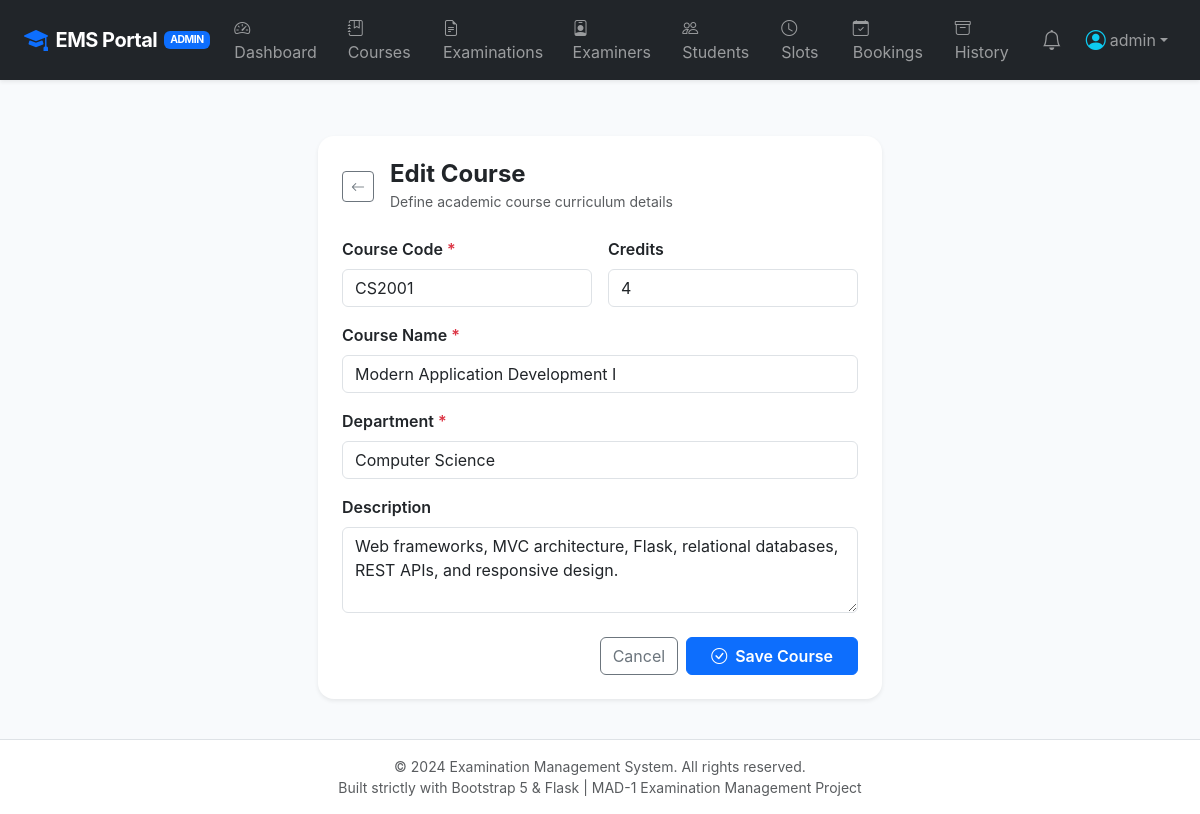
/admin/courses/1/edit (signed in), run on the app's committed database.
### application/models.py (models this page shows, shortened)
class User(UserMixin, db.Model):
    __tablename__ = 'users'
    id = db.Column(db.Integer, primary_key=True)
    username = db.Column(db.String(80), unique=True, nullable=False, index=True)
    email = db.Column(db.String(120), unique=True, nullable=False, index=True)
    password_hash = db.Column(db.String(255), nullable=False)
    role = db.Column(db.String(20), nullable=False)  # 'admin', 'examiner', 'student'
    created_at = db.Column(db.DateTime, default=datetime.utcnow)
    examiner_profile = db.relationship('ExaminerProfile', backref='user', uselist=False, cascade='all, delete-orphan')
    student_profile = db.relationship('StudentProfile', backref='user', uselist=False, cascade='all, delete-orphan')
    notifications = db.relationship('Notification', backref='user', lazy='dynamic', cascade='all, delete-orphan')
    @property
    def is_admin(self):
        return self.role == 'admin'
    @property
    def is_student(self):
        return self.role == 'student'

class Course(db.Model):
    __tablename__ = 'courses'
    id = db.Column(db.Integer, primary_key=True)
    code = db.Column(db.String(20), unique=True, nullable=False, index=True)
    name = db.Column(db.String(150), nullable=False)
    description = db.Column(db.Text, nullable=True)
    department = db.Column(db.String(100), nullable=False)
    credits = db.Column(db.Integer, default=4)
    created_at = db.Column(db.DateTime, default=datetime.utcnow)
    examinations = db.relationship('Examination', backref='course', lazy='dynamic', cascade='all, delete-orphan')

### application/controllers/admin.py (the view, shortened to what this page needs)
@admin_bp.route('/courses/<int:course_id>/edit', methods=['GET', 'POST'])
def edit_course(course_id):
    course = Course.query.get_or_404(course_id)
    return render_template('admin/course_form.html', action='Edit', course=course)

### application/__init__.py (called while the page is built)
@login_manager.user_loader
def load_user(user_id):
    try:
        return User.query.get(int(user_id))
    except (TypeError, ValueError):
        return None

### application/controllers/admin.py (called while the page is built)
@admin_bp.before_request
@login_required
@admin_required
def check_admin():
    pass

### application/templates/admin/course_form.html (shortened to what this page needs)
{% extends "base.html" %}
{% block content %}
<div class="row justify-content-center py-4">
    <div class="col-md-8 col-lg-6">
        <div class="card border-0 shadow-sm rounded-4 bg-white">
            <div class="card-header bg-transparent border-0 pt-4 px-4 pb-0">
                <div class="d-flex align-items-center">
                    <a href="{{ url_for('admin.courses') }}" class="btn btn-outline-secondary btn-sm me-3">
                        <i class="bi bi-arrow-left"></i>
                    </a>
                    <div>
                        <h4 class="fw-bold mb-0 text-dark">{{ action }} Course</h4>
                        <small class="text-muted">Define academic course curriculum details</small>
                    </div>
                </div>
            </div>
            <div class="card-body p-4">
                <form method="POST" class="needs-validation" novalidate>
                    <div class="row g-3 mb-3">
                        <div class="col-sm-6">
                            <label for="code" class="form-label fw-semibold">Course Code <span class="text-danger">*</span></label>
                            <input type="text" class="form-control text-uppercase" id="code" name="code" value="{{ course.code if course else '' }}" placeholder="e.g. CS2001" required>
                        </div>
                        <div class="col-sm-6">
                            <label for="credits" class="form-label fw-semibold">Credits</label>
                            <input type="number" class="form-control" id="credits" name="credits" value="{{ course.credits if course else 4 }}" min="1" max="12">
                        </div>
                    </div>
                    <div class="mb-3">
                        <label for="name" class="form-label fw-semibold">Course Name <span class="text-danger">*</span></label>
                        <input type="text" class="form-control" id="name" name="name" value="{{ course.name if course else '' }}" placeholder="e.g. Modern Application Development I" required>
                    </div>
                    <div class="mb-3">
                        <label for="department" class="form-label fw-semibold">Department <span class="text-danger">*</span></label>
                        <input type="text" class="form-control" id="department" name="department" value="{{ course.department if course else '' }}" placeholder="e.g. Computer Science and Engineering" required>
                    </div>
                    <div class="mb-4">
                        <label for="description" class="form-label fw-semibold">Description</label>
                        <textarea class="form-control" id="description" name="description" rows="3" placeholder="Brief outline of syllabus or course objectives">{{ course.description if course else '' }}</textarea>
                    </div>
                    <div class="d-flex justify-content-end gap-2">
                        <a href="{{ url_for('admin.courses') }}" class="btn btn-outline-secondary">Cancel</a>
                        <button type="submit" class="btn btn-primary px-4 fw-semibold">
                            <i class="bi bi-check-circle me-1"></i> Save Course
                        </button>
                    </div>
                </form>
            </div>
        </div>
    </div>
</div>
{% endblock %}

### application/templates/base.html (shortened to what this page needs)
<!DOCTYPE html>
<html lang="en">
<head>
    <link href="https://cdn.jsdelivr.net/npm/bootstrap@5.3.3/dist/css/bootstrap.min.css" rel="stylesheet">
    <link rel="stylesheet" href="https://cdn.jsdelivr.net/npm/bootstrap-icons@1.11.3/font/bootstrap-icons.min.css">
    <link rel="stylesheet" href="{{ url_for('static', filename='css/style.css') }}">
</head>
<body>
    <nav class="navbar navbar-expand-lg navbar-dark bg-dark sticky-top shadow-sm py-2">
        <div class="container-fluid px-lg-4">
            <a class="navbar-brand d-flex align-items-center" href="{{ url_for('auth.index') }}">
                <i class="bi bi-mortarboard-fill text-primary me-2 fs-4"></i>
                <span>EMS Portal</span>
                {% if current_user.is_authenticated %}
                    <span class="badge bg-primary brand-badge text-uppercase">{{ current_user.role }}</span>
                {% endif %}
            </a>
            <div class="collapse navbar-collapse" id="emsNavbar">
                <ul class="navbar-nav me-auto mb-2 mb-lg-0">
                    {% if current_user.is_authenticated %}
                        {% if current_user.is_admin %}
                            <li class="nav-item">
                                <a class="nav-link" href="{{ url_for('admin.dashboard') }}"><i class="bi bi-speedometer2 me-1"></i> Dashboard</a>
                            </li>
                            <li class="nav-item">
                                <a class="nav-link" href="{{ url_for('admin.courses') }}"><i class="bi bi-journal-bookmark me-1"></i> Courses</a>
                            </li>
                            <li class="nav-item">
                                <a class="nav-link" href="{{ url_for('admin.examinations') }}"><i class="bi bi-file-earmark-text me-1"></i> Examinations</a>
                            </li>
                            <li class="nav-item">
                                <a class="nav-link" href="{{ url_for('admin.examiners') }}"><i class="bi bi-person-badge me-1"></i> Examiners</a>
                            </li>
                            <li class="nav-item">
                                <a class="nav-link" href="{{ url_for('admin.students') }}"><i class="bi bi-people me-1"></i> Students</a>
                            </li>
                            <li class="nav-item">
                                <a class="nav-link" href="{{ url_for('admin.slots') }}"><i class="bi bi-clock me-1"></i> Slots</a>
                            </li>
                            <li class="nav-item">
                                <a class="nav-link" href="{{ url_for('admin.bookings') }}"><i class="bi bi-calendar-check me-1"></i> Bookings</a>
                            </li>
                            <li class="nav-item">
                                <a class="nav-link" href="{{ url_for('admin.historical') }}"><i class="bi bi-archive me-1"></i> History</a>
                            </li>
                        {% endif %}
                    {% else %}
                        <li class="nav-item">
                            <a class="nav-link" href="{{ url_for('auth.index') }}">Home</a>
                        </li>
                    {% endif %}
                </ul>
                <ul class="navbar-nav ms-auto align-items-lg-center">
                    {% if current_user.is_authenticated %}
                        <li class="nav-item me-2">
                            <a class="nav-link position-relative" href="{{ url_for('notifications.index') }}" title="Notifications">
                                <i class="bi bi-bell fs-5"></i>
                            </a>
                        </li>
                        <li class="nav-item dropdown">
                            <a class="nav-link dropdown-toggle d-flex align-items-center" href="#" id="userDropdown" role="button" data-bs-toggle="dropdown" aria-expanded="false">
                                <i class="bi bi-person-circle fs-5 me-1 text-info"></i>
                                <span>{{ current_user.username }}</span>
                            </a>
                        </li>
                    {% endif %}
                </ul>
            </div>
        </div>
    </nav>
    <main class="container-fluid px-lg-4 py-3">
        {% block content %}{% endblock %}
    </main>
    <footer class="bg-white border-top py-3 text-center text-muted small mt-auto">
        <div class="container">
            <div>&copy; 2024 Examination Management System. All rights reserved.</div>
            <div>Built strictly with Bootstrap 5 & Flask | MAD-1 Examination Management Project</div>
        </div>
    </footer>
</body>
</html>

### application/static/css/style.css (style rules this page uses)
:root { --ems-primary: #1e3a8a; --ems-secondary: #0ea5e9; --ems-dark: #0f172a; --ems-light: #f8fafc; --ems-border: #e2e8f0; }
body { background-color: #f8fafc; font-family: -apple-system, BlinkMacSystemFont, "Segoe UI", Roboto, "Helvetica Neue", Arial, sans-serif; color: #334155; min-height: 100vh; display: flex; flex-direction: column; }
main { flex: 1 0 auto; }
footer { flex-shrink: 0; }
.navbar-brand { font-weight: 700; letter-spacing: -0.5px; }
.brand-badge { font-size: 0.65rem; vertical-align: middle; margin-left: 0.4rem; }

### data on the page
User: role "ADMIN", username "admin"
Course: code "CS2001", credits "4", name "Modern Application Development I", department "Computer Science", description "Web frameworks, MVC architecture, Flask, relational databases, REST APIs, and responsive design."

### other printed values
{{ action }} "Edit"
